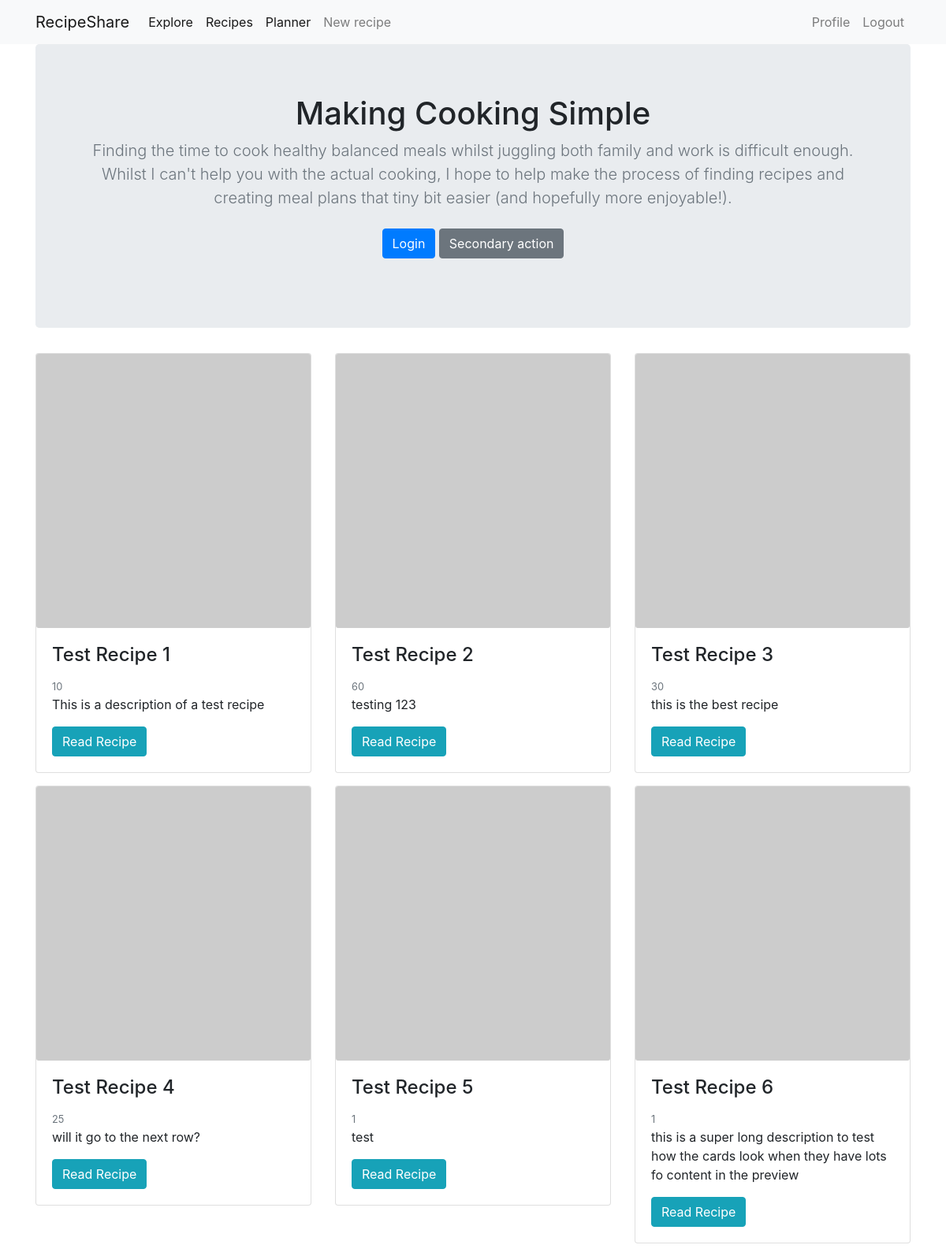
Screenshot of /home (signed in) with the database file from the repository.
### application/models.py (models this page shows, shortened)
class User(UserMixin, db.Model):
    id = db.Column(db.Integer, primary_key=True)
    username = db.Column(db.String(120), index=True, unique=True)
    email = db.Column(db.String(120), index=True, unique=True)
    password_hash = db.Column(db.String(128))
    about_me = db.Column(db.String(128))
    followed_users = db.relationship(
        'User', secondary=followers,
        primaryjoin=(followers.c.user_following_id == id),
        secondaryjoin=(followers.c.user_being_followed_by_id == id),
        back_populates='followed_by',
        lazy='dynamic'
    )
    followed_by = db.relationship(
        'User', secondary=followers,
        primaryjoin=(followers.c.user_being_followed_by_id == id),
        secondaryjoin=(followers.c.user_following_id == id),
        back_populates='followed_users',
        lazy='dynamic'
    )
    uploaded_recipes = db.relationship('Recipe', back_populates='author')
    def get_recipes(self):
        return self.uploaded_recipes

class Recipe(db.Model):
    id = db.Column(db.Integer, primary_key=True)
    title = db.Column(db.String(16))
    description = db.Column(db.String(64))
    cooking_time = db.Column(db.Integer)
    rating = db.Column(db.Integer)
    img_path = db.Column(db.String(64))
    category = db.Column(db.String(64)) # update to db object later
    user_id = db.Column(db.Integer, db.ForeignKey('user.id'))
    author = db.relationship('User', back_populates='uploaded_recipes')
    ingredients_used = db.relationship('RecipeIngredient', back_populates='recipe', lazy='dynamic')

### application/routes.py (the view)
@app.route('/')
@app.route('/home')
@login_required
def home():
    recipes = current_user.get_recipes()
    return render_template('home.html', title='Home page', recipes=recipes)

### application/models.py (called while the page is built)
@login.user_loader
def load_user(id):
    return User.query.get(int(id))

### application/templates/home.html
{% extends "base.html" %}
{% block app_content %}
  <section class="jumbotron text-center">
    <div class="container">
      <h1>Making Cooking Simple</h1>
      <p class="lead text-muted">Finding the time to cook healthy balanced meals whilst juggling both family
      and work is difficult enough. Whilst I can't help you with the actual cooking, I hope to help make the
      process of finding recipes and creating meal plans that tiny bit easier (and hopefully more enjoyable!).</p>
      <p>
        <a href="#" class="btn btn-primary my-2">Login</a>
        <a href="#" class="btn btn-secondary my-2">Secondary action</a>
      </p>
    </div>
  </section>
  <div class="row">
    {% for recipe in recipes %}
    <div class="col-sm-4 mb-3">
      {% include '_recipe_card.html' %}
    </div>
    {% endfor %}
  </div>
{% endblock %}

### application/templates/base.html (shortened to what this page needs)
<!doctype html>
<html lang="en">
{% from 'bootstrap/nav.html' import render_nav_item %}
{% from 'bootstrap/utils.html' import render_messages %}
<head>
    <link rel="stylesheet"
        href="https://cdn.jsdelivr.net/npm/bootstrap@4.6.0/dist/css/bootstrap.min.css"
>
    <nav class="navbar navbar-expand-lg navbar-light bg-light">
        <div class="container">
            <a class="navbar-brand" href="{{ url_for('home') }}">RecipeShare</a>
            <div class="collapse navbar-collapse" id="navbarSupportedContent">
                <ul class="navbar-nav mr-auto">
                    <li class="nav-item active">
                        {{ render_nav_item('explore', 'Explore') }}
                    </li>
                    {{ render_nav_item('home', 'Recipes') }}
                    {{ render_nav_item('home', 'Planner') }}
                    {{ render_nav_item('add_recipe', 'New recipe') }}
                </ul>
                    <ul class="navbar-nav navbar-right">
                        {% if current_user.is_anonymous %}
                            {{ render_nav_item('login', 'Login') }}
                            {{ render_nav_item('register', 'Register') }}
                        {% else %}
                            {{ render_nav_item('user', 'Profile', username=current_user.username) }}
                            {{ render_nav_item('logout', 'Logout') }}
                        {% endif %}
                    </ul>
            </div>
        </div>
    </nav>
</head>
<body>
    <div class="container">
        {% block app_content %}{% endblock %}
    </div>
</body>
</html>

### application/templates/_recipe_card.html (shortened to what this page needs)
<div class="card">
    <img class="card-img" src="https://via.placeholder.com/256" alt="image">
    <div class="card-body">
        <h4 class="card-title"> {{ recipe.title }} </h4>
        <small class="text-muted cat">
             {{ recipe.cooking_time }}
        </small>
        <p class="card-text">{{ recipe.description }}</p>
        <a href="{{ url_for('recipe', id=recipe.id) }}" class="btn btn-info">Read Recipe</a>
    </div>
</div>

### rows the page displays
User: username "Profile"
Recipe: title "Test Recipe 1", cooking_time "10", description "This is a description of a test recipe"
Recipe: title "Test Recipe 2", cooking_time "60", description "testing 123"
Recipe: title "Test Recipe 3", cooking_time "30", description "this is the best recipe"
Recipe: title "Test Recipe 4", cooking_time "25", description "will it go to the next row?"
Recipe: title "Test Recipe 5", cooking_time "1", description "test"
Recipe: title "Test Recipe 6", cooking_time "1", description "this is a super long description to test how the cards look when they have lots fo content in the preview"

### other values shown
{{ render_nav_item('explore', 'Explore') }} "Explore"
{{ render_nav_item('home', 'Recipes') }} "Recipes"
{{ render_nav_item('home', 'Planner') }} "Planner"
{{ render_nav_item('add_recipe', 'New recipe') }} "New recipe"
{{ render_nav_item('logout', 'Logout') }} "Logout"
